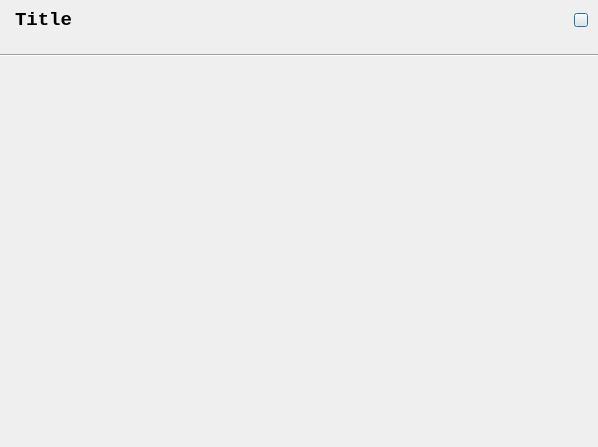
<?xml version="1.0" encoding="UTF-8"?>
<ui version="4.0">
 <class>BaseDialog</class>
 <widget class="QDialog" name="BaseDialog">
  <property name="geometry">
   <rect>
    <x>0</x>
    <y>0</y>
    <width>598</width>
    <height>447</height>
   </rect>
  </property>
  <property name="windowTitle">
   <string>Dialog</string>
  </property>
  <property name="modal">
   <bool>true</bool>
  </property>
  <layout class="QVBoxLayout" name="verticalLayout">
   <property name="spacing">
    <number>0</number>
   </property>
   <property name="margin">
    <number>0</number>
   </property>
   <item>
    <widget class="QWidget" name="widget" native="true">
     <property name="minimumSize">
      <size>
       <width>0</width>
       <height>40</height>
      </size>
     </property>
     <property name="maximumSize">
      <size>
       <width>16777215</width>
       <height>40</height>
      </size>
     </property>
     <layout class="QHBoxLayout" name="horizontalLayout">
      <property name="spacing">
       <number>0</number>
      </property>
      <property name="leftMargin">
       <number>15</number>
      </property>
      <property name="topMargin">
       <number>0</number>
      </property>
      <property name="rightMargin">
       <number>10</number>
      </property>
      <property name="bottomMargin">
       <number>0</number>
      </property>
      <item>
       <widget class="QLabel" name="titleLabel">
        <property name="minimumSize">
         <size>
          <width>200</width>
          <height>24</height>
         </size>
        </property>
        <property name="maximumSize">
         <size>
          <width>200</width>
          <height>24</height>
         </size>
        </property>
        <property name="font">
         <font>
          <family>Consolas</family>
          <pointsize>14</pointsize>
          <weight>75</weight>
          <bold>true</bold>
         </font>
        </property>
        <property name="text">
         <string>Title</string>
        </property>
       </widget>
      </item>
      <item>
       <spacer name="horizontalSpacer">
        <property name="orientation">
         <enum>Qt::Horizontal</enum>
        </property>
        <property name="sizeHint" stdset="0">
         <size>
          <width>346</width>
          <height>20</height>
         </size>
        </property>
       </spacer>
      </item>
      <item>
       <widget class="QPushButton" name="closeBtn">
        <property name="minimumSize">
         <size>
          <width>14</width>
          <height>14</height>
         </size>
        </property>
        <property name="maximumSize">
         <size>
          <width>14</width>
          <height>14</height>
         </size>
        </property>
        <property name="styleSheet">
         <string notr="true">border-image: url(:/res/img/IDR_CLOSE_DIALOG_P.png);</string>
        </property>
        <property name="text">
         <string/>
        </property>
        <property name="iconSize">
         <size>
          <width>14</width>
          <height>14</height>
         </size>
        </property>
       </widget>
      </item>
     </layout>
    </widget>
   </item>
   <item>
    <widget class="Line" name="line_2">
     <property name="minimumSize">
      <size>
       <width>0</width>
       <height>30</height>
      </size>
     </property>
     <property name="orientation">
      <enum>Qt::Horizontal</enum>
     </property>
    </widget>
   </item>
   <item>
    <widget class="QWidget" name="subWidget" native="true">
     <property name="maximumSize">
      <size>
       <width>16777215</width>
       <height>16777215</height>
      </size>
     </property>
     <layout class="QVBoxLayout" name="subLayout">
      <property name="spacing">
       <number>0</number>
      </property>
      <property name="margin">
       <number>0</number>
      </property>
     </layout>
    </widget>
   </item>
  </layout>
 </widget>
 <resources>
  <include location="mpgui.qrc"/>
 </resources>
 <connections/>
</ui>
